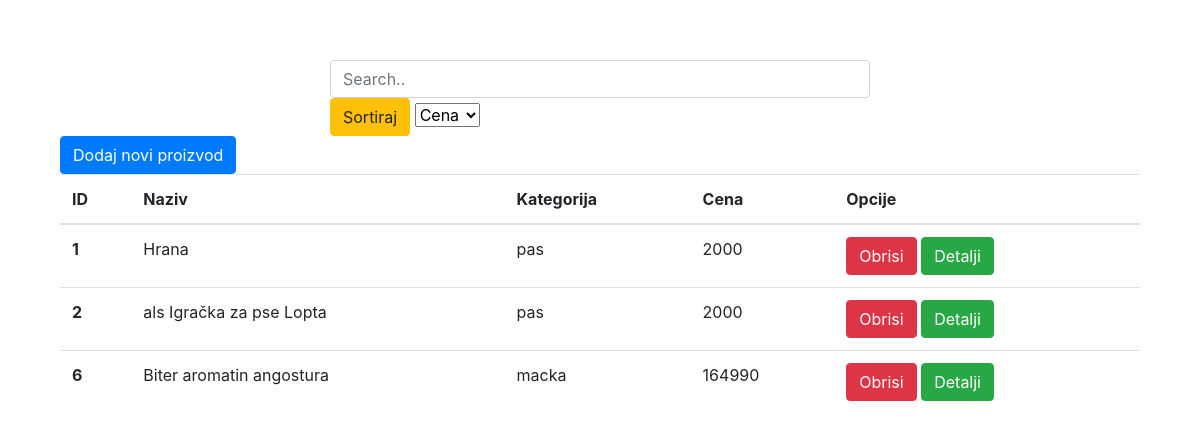
The page / on the database its author committed.
### tables this page shows
CREATE TABLE `proizvod` (
  `id` int(11) NOT NULL,
  `naziv` varchar(50) NOT NULL,
  `opis` varchar(500) NOT NULL,
  `cena` int(11) NOT NULL,
  `kategorija_id` int(11) NOT NULL,
  `slika` varchar(500) DEFAULT NULL
);

CREATE TABLE `kategorija` (
  `kategorija_id` int(11) NOT NULL,
  `naziv_kategorije` varchar(50) NOT NULL
);

### model/Proizvod.php (called while the page is built, shortened)
<?php
    class Proizvod{
        public static function vratiSveProizvode($conn){
            $upit = "select * from proizvod p inner join kategorija k on k.kategorija_id=p.kategorija_id";
            return $conn->query($upit);
        }
    }
?>

### index.php (the view, shortened to what this page needs)
<?php
    include 'config.php';
    include 'model/Proizvod.php';
    $sviproizvodi = Proizvod::vratiSveProizvode($conn);
?>
<!DOCTYPE html>
<html lang="en">
<head>
    <link rel="stylesheet" href="https://cdn.jsdelivr.net/npm/bootstrap@4.0.0/dist/css/bootstrap.min.css">
    <link rel="stylesheet" href="css/style.css">
</head>
<body>
    <div class="pocetna">
      <div      style="margin-left: 25%;margin-right: 25%;">
                          <input type="search" id="pretraga" class="form-control"    onkeyup="pretragaPoImenu()"    placeholder="Search.." />
                        <button type="button" class="btn btn-warning"  onclick="sortiraj()">Sortiraj<i class="fa fa-sort" aria-hidden="true" ></i></button>
                        <select name="kriterijum" id="kriterijum" class="criteria">
                            <option value="price">Cena</option>
                      </select>
        </div>
        <button type="button" class="btn btn-primary" data-toggle="modal" data-target="#addModal">Dodaj novi proizvod</button>
                <table class="table" id="table">
            <thead>
                <tr>
                <th scope="col">ID</th>
                <th scope="col">Naziv</th>
                <th scope="col">Kategorija</th>
                <th scope="col">Cena</th>
                <th scope="col">Opcije</th>
                </tr>
            </thead>
            <tbody>
                <?php  while($red = $sviproizvodi->fetch_array()):   ?>
                        <tr>
                            <th  >   <?php   echo $red['id'];        ?>     </th>
                            <td> <?php   echo $red['naziv'];        ?> </td>
                            <td> <?php   echo $red['naziv_kategorije'];        ?> </td>
                            <td> <?php   echo $red['cena'];        ?> </td>
                            <td><button type="button" class="btn btn-danger" onclick="obrisi(<?php echo   $red['id'];?>)">Obrisi</button>
                            <button type="button" class="btn btn-success"  data-toggle="modal" data-target="#profileModal" onclick="prikazi(<?php echo   $red['id'];?>)"      >Detalji</button></td>
                        </tr>
                <?php endwhile;?>
            </tbody>
            </table>
    </div>
</body>
</html>

### css/style.css (style rules this page uses)
.pocetna { margin: 5%; }

### rows shown on the page
proizvod: id "1", naziv "Hrana", kategorija.naziv_kategorije "pas", cena "2000"
proizvod: id "2", naziv "als Igračka za pse Lopta", kategorija.naziv_kategorije "pas", cena "2000"
proizvod: id "6", naziv "Biter aromatin angostura", kategorija.naziv_kategorije "macka", cena "164990"
